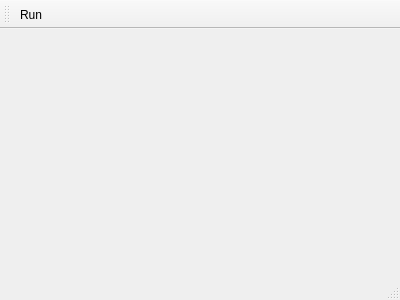
<?xml version="1.0" encoding="UTF-8"?>
<ui version="4.0">
 <class>MainWindow</class>
 <widget class="QMainWindow" name="MainWindow">
  <property name="geometry">
   <rect>
    <x>0</x>
    <y>0</y>
    <width>400</width>
    <height>300</height>
   </rect>
  </property>
  <property name="minimumSize">
   <size>
    <width>400</width>
    <height>300</height>
   </size>
  </property>
  <property name="windowTitle">
   <string>MainWindow</string>
  </property>
  <property name="iconSize">
   <size>
    <width>24</width>
    <height>24</height>
   </size>
  </property>
  <widget class="QWidget" name="centralWidget"/>
  <widget class="QMenuBar" name="menuBar">
   <property name="geometry">
    <rect>
     <x>0</x>
     <y>0</y>
     <width>400</width>
     <height>22</height>
    </rect>
   </property>
  </widget>
  <widget class="QToolBar" name="mainToolBar">
   <attribute name="toolBarArea">
    <enum>TopToolBarArea</enum>
   </attribute>
   <attribute name="toolBarBreak">
    <bool>false</bool>
   </attribute>
   <addaction name="actionRun"/>
  </widget>
  <widget class="QStatusBar" name="statusBar"/>
  <action name="actionRun">
   <property name="checkable">
    <bool>true</bool>
   </property>
   <property name="icon">
    <iconset resource="resources.qrc">
     <normaloff>:/icons/run.png</normaloff>:/icons/run.png</iconset>
   </property>
   <property name="text">
    <string>Run</string>
   </property>
  </action>
 </widget>
 <layoutdefault spacing="6" margin="11"/>
 <resources>
  <include location="resources.qrc"/>
 </resources>
 <connections/>
</ui>
